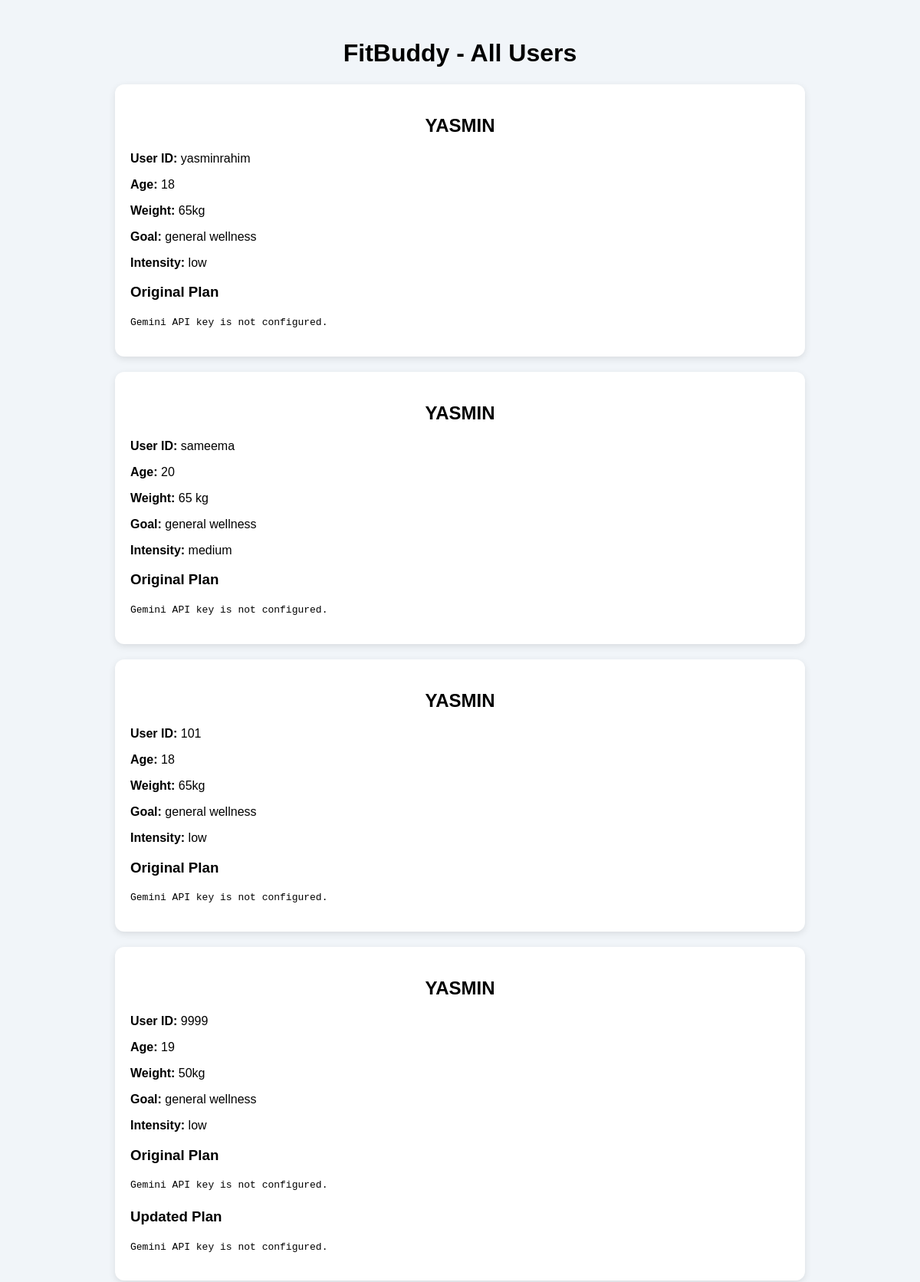
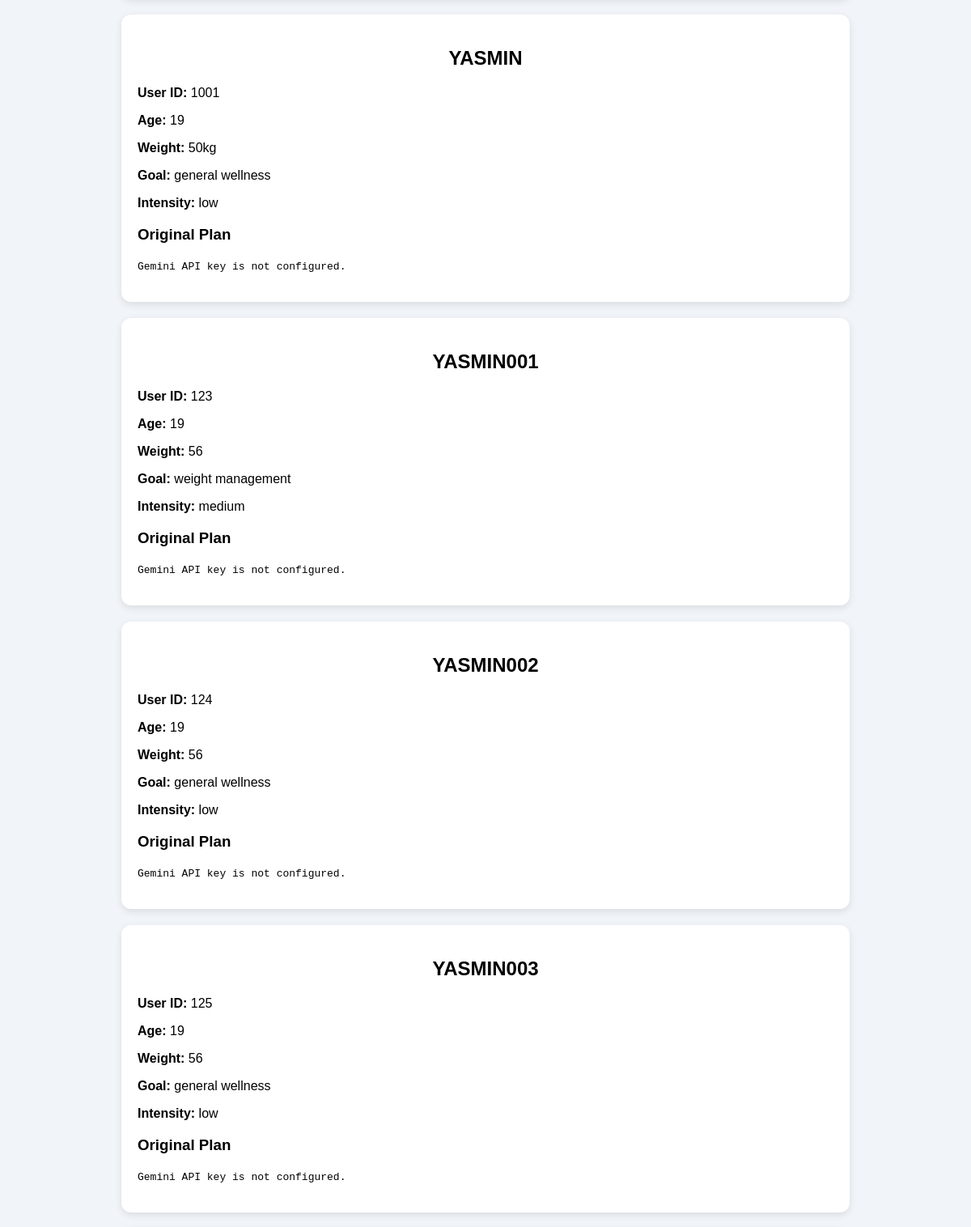
Screenshot of /view-all-users (upper part) with the database file from the repository (2 pictures, top to bottom).
### app/models.py (models this page shows)
class User(Base):
    __tablename__ = "users"
    id = Column(Integer, primary_key=True, index=True)
    user_id = Column(String(50), unique=True, index=True)
    name = Column(String(100), nullable=False)
    age = Column(Integer, nullable=False)
    weight = Column(String(20), nullable=False)
    goal = Column(String(50), nullable=False)
    intensity = Column(String(20), nullable=False)
    original_plan = Column(Text, nullable=True)
    updated_plan = Column(Text, nullable=True)
    nutrition_tip = Column(Text, nullable=True)
    feedback = Column(Text, nullable=True)

### app/routes.py (the view)
@router.get("/view-all-users")
def view_all_users(
    request: Request,
    db: Session = Depends(get_db)
):
    users = db.query(User).all()
    return templates.TemplateResponse(
        request=request,
        name="all_users.html",
        context={
            "request": request,
            "users": users
        }
    )

### app/templates/all_users.html (shortened to what this page needs)
<!DOCTYPE html>
<html>
<head>
    <link rel="stylesheet" href="/static/style.css">
</head>
<body>
<div class="container">
    <h1>FitBuddy - All Users</h1>
    {% for user in users %}
    <div class="card">
        <h2>{{ user.name }}</h2>
        <p><b>User ID:</b> {{ user.user_id }}</p>
        <p><b>Age:</b> {{ user.age }}</p>
        <p><b>Weight:</b> {{ user.weight }}</p>
        <p><b>Goal:</b> {{ user.goal }}</p>
        <p><b>Intensity:</b> {{ user.intensity }}</p>
        <h3>Original Plan</h3>
        <pre>{{ user.original_plan }}</pre>
        {% if user.updated_plan %}
            <h3>Updated Plan</h3>
            <pre>{{ user.updated_plan }}</pre>
        {% endif %}
    </div>
    {% else %}
    <p>No users found.</p>
    {% endfor %}
</div>
</body>
</html>

### static/style.css (style rules this page uses)
body { font-family: Arial, sans-serif; background: #f1f5f9; margin: 0; padding: 30px; }
.container { max-width: 900px; margin: auto; }
h1 { text-align: center; }
h2 { text-align: center; }
.card { background: white; padding: 20px; margin: 20px 0; border-radius: 12px; box-shadow: 0 3px 10px rgba(0,0,0,0.1); }
pre { white-space: pre-wrap; line-height: 1.6; }

### rows the page displays
User: name "YASMIN", user_id "yasminrahim", age "18", weight "65kg", goal "general wellness", intensity "low", original_plan "Gemini API key is not configured."
User: name "YASMIN", user_id "sameema", age "20", weight "65 kg", goal "general wellness", intensity "medium", original_plan "Gemini API key is not configured."
User: name "YASMIN", user_id "101", age "18", weight "65kg", goal "general wellness", intensity "low", original_plan "Gemini API key is not configured."
User: name "YASMIN", user_id "9999", age "19", weight "50kg", goal "general wellness", intensity "low", original_plan "Gemini API key is not configured.", updated_plan "Gemini API key is not configured."
User: name "YASMIN", user_id "1001", age "19", weight "50kg", goal "general wellness", intensity "low", original_plan "Gemini API key is not configured."
User: name "YASMIN001", user_id "123", age "19", weight "56", goal "weight management", intensity "medium", original_plan "Gemini API key is not configured."
User: name "YASMIN002", user_id "124", age "19", weight "56", goal "general wellness", intensity "low", original_plan "Gemini API key is not configured."
User: name "YASMIN003", user_id "125", age "19", weight "56", goal "general wellness", intensity "low", original_plan "Gemini API key is not configured."
